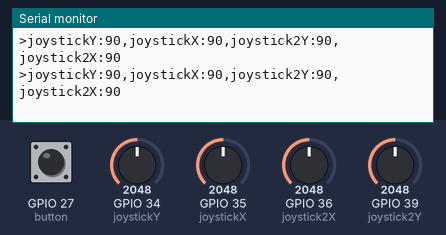
Bench run of a program on a simulated ESP32. Shown: the last lines printed to the serial monitor. The test bench sets the inputs (shaded band); at power-on: GPIO 27 (button) HIGH, GPIO 34 (joystickY) = 2048, GPIO 35 (joystickX) = 2048, GPIO 36 (joystick2X) = 2048, GPIO 39 (joystick2Y) = 2048.

Above: at 1.2 s.
1.3 s: GPIO 27 (button) pulled LOW for 0.15 s
2.9 s: GPIO 34 (joystickY) set to 122
At 4.0 s:
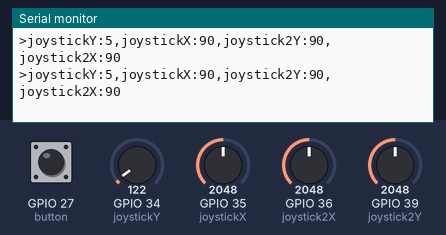
5.9 s: GPIO 35 (joystickX) set to 122
At 6.6 s:
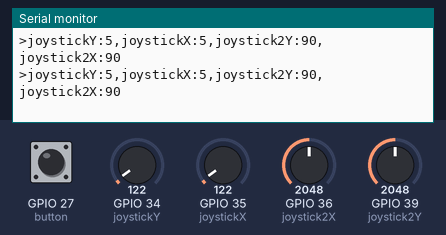
8.9 s: GPIO 36 (joystick2X) set to 2866
At 9.6 s:
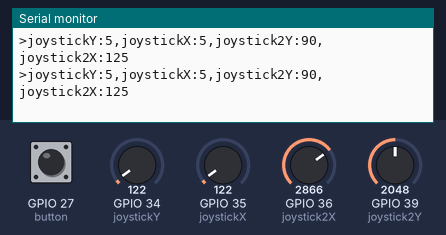
10.4 s: GPIO 39 (joystick2Y) set to 2866
At 10.9 s:
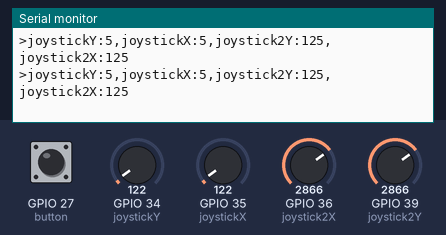
11.9 s: GPIO 34 (joystickY) set to 1228
At 13.0 s:
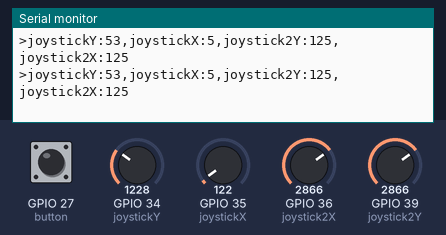
Timing chart, 0 to 14.4 s (numbered marks = the images above; inputs shaded):
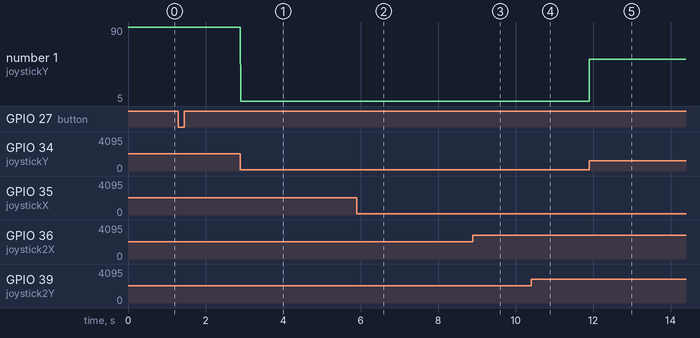

Measured:
- after the input at 2.9 s, the serial monitor: prints a new line at once (image 1)
- after the input at 5.9 s, the serial monitor: prints a new line at once (image 2)
- after the input at 8.9 s, the serial monitor: prints a new line at once (image 3)
- after the input at 10.4 s, the serial monitor: prints a new line at once (image 4)
- after the input at 11.9 s, the serial monitor: prints a new line at once (image 5)
- plotted number 1: 90 → 5 after the input at 2.9 s, 5 → 53 after the input at 11.9 s

The program:

main.cpp
```cpp
#include <Arduino.h>

//joystick-1
int joystickX = 35;
int joystickY = 34;

//joystick-2
int joystick2X = 36;
int joystick2Y = 39;

//wepon button
int button = 27;

void setup() {

  Serial.begin(115200);//serial moitor
  //joystick-1
  pinMode(joystickX, INPUT);
  pinMode(joystickY, INPUT);

  //joystick-2
  pinMode(joystick2X,INPUT);
  pinMode(joystick2Y,INPUT);

  //weapon button
  pinMode(button, INPUT_PULLUP);

}
float angle = 0;
void loop() {
  //this maps the joystick to output 0-180 degress   //joystick1
  int mappedX = map(analogRead(joystickX), 0, 4095, 0 , 180);
  int mappedY = map(analogRead(joystickY), 0, 4095, 0 , 180);
  //joystick2
  int mappedX2 = map(analogRead(joystick2X), 0, 4095, 0 , 180);
  int mappedY2 = map(analogRead(joystick2Y), 0, 4095, 0 , 180);
  //button
  int buttonstate = digitalRead(button);

  //serial print joystick 1

  Serial.print(">");
Serial.print("joystickY:");
  Serial.print(mappedY);
  Serial.print(",");
  Serial.print("joystickX:");
  Serial.print(mappedX);
  Serial.print(",");

  //serial print joystick 2
  Serial.print("joystick2Y:");
  Serial.print(mappedY2);
  Serial.print(",");
  Serial.print("joystick2X:");
 Serial.print(mappedX2);
  Serial.println();


  //serial print button
  if (buttonstate == LOW){
    Serial.println("pressed");

  }


  delay(10);//wait 1 milisec

}
```
